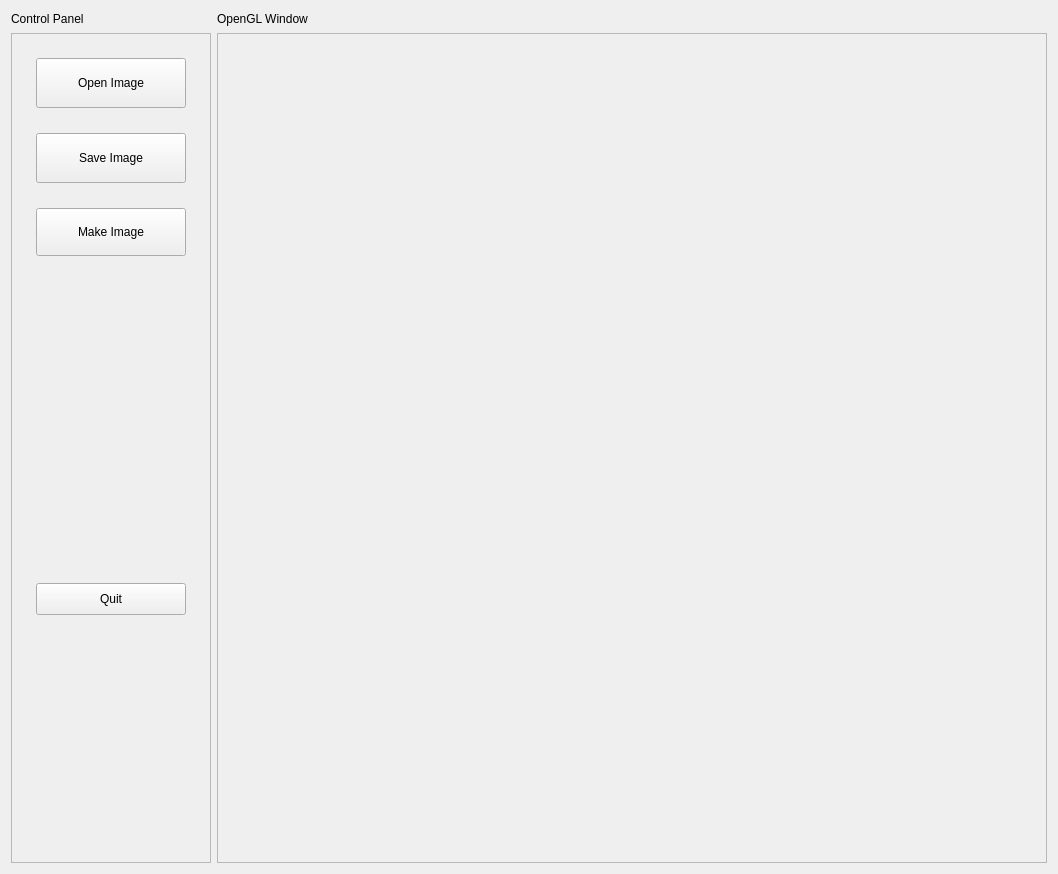
<?xml version="1.0" encoding="UTF-8"?>
<ui version="4.0">
 <class>frmMain</class>
 <widget class="QWidget" name="frmMain">
  <property name="geometry">
   <rect>
    <x>0</x>
    <y>0</y>
    <width>1058</width>
    <height>874</height>
   </rect>
  </property>
  <property name="windowTitle">
   <string>QT skeleton - BW 2014</string>
  </property>
  <layout class="QGridLayout" name="gridLayout">
   <item row="1" column="2" colspan="2">
    <widget class="QScrollArea" name="glWidgetArea">
     <property name="sizePolicy">
      <sizepolicy hsizetype="Ignored" vsizetype="Ignored">
       <horstretch>0</horstretch>
       <verstretch>0</verstretch>
      </sizepolicy>
     </property>
     <property name="minimumSize">
      <size>
       <width>580</width>
       <height>470</height>
      </size>
     </property>
     <property name="verticalScrollBarPolicy">
      <enum>Qt::ScrollBarAlwaysOff</enum>
     </property>
     <property name="horizontalScrollBarPolicy">
      <enum>Qt::ScrollBarAlwaysOff</enum>
     </property>
     <property name="widgetResizable">
      <bool>true</bool>
     </property>
     <widget class="QWidget" name="scrollAreaWidgetContents">
      <property name="geometry">
       <rect>
        <x>0</x>
        <y>0</y>
        <width>816</width>
        <height>816</height>
       </rect>
      </property>
     </widget>
    </widget>
   </item>
   <item row="0" column="1">
    <widget class="QLabel" name="label">
     <property name="minimumSize">
      <size>
       <width>100</width>
       <height>16</height>
      </size>
     </property>
     <property name="maximumSize">
      <size>
       <width>100</width>
       <height>16</height>
      </size>
     </property>
     <property name="text">
      <string>Control Panel</string>
     </property>
    </widget>
   </item>
   <item row="0" column="2">
    <widget class="QLabel" name="label_2">
     <property name="minimumSize">
      <size>
       <width>100</width>
       <height>16</height>
      </size>
     </property>
     <property name="maximumSize">
      <size>
       <width>100</width>
       <height>16</height>
      </size>
     </property>
     <property name="text">
      <string>OpenGL Window</string>
     </property>
    </widget>
   </item>
   <item row="1" column="1">
    <widget class="QFrame" name="controlFrame">
     <property name="minimumSize">
      <size>
       <width>200</width>
       <height>470</height>
      </size>
     </property>
     <property name="maximumSize">
      <size>
       <width>200</width>
       <height>16777215</height>
      </size>
     </property>
     <property name="frameShape">
      <enum>QFrame::StyledPanel</enum>
     </property>
     <property name="frameShadow">
      <enum>QFrame::Raised</enum>
     </property>
     <widget class="QPushButton" name="pushButton">
      <property name="geometry">
       <rect>
        <x>25</x>
        <y>25</y>
        <width>150</width>
        <height>50</height>
       </rect>
      </property>
      <property name="text">
       <string>Open Image</string>
      </property>
     </widget>
     <widget class="QPushButton" name="pushButton_4">
      <property name="geometry">
       <rect>
        <x>25</x>
        <y>550</y>
        <width>150</width>
        <height>32</height>
       </rect>
      </property>
      <property name="text">
       <string>Quit</string>
      </property>
     </widget>
     <widget class="QPushButton" name="pushButton_3">
      <property name="geometry">
       <rect>
        <x>25</x>
        <y>175</y>
        <width>150</width>
        <height>48</height>
       </rect>
      </property>
      <property name="text">
       <string>Make Image</string>
      </property>
     </widget>
     <widget class="QPushButton" name="pushButton_2">
      <property name="geometry">
       <rect>
        <x>25</x>
        <y>100</y>
        <width>150</width>
        <height>50</height>
       </rect>
      </property>
      <property name="text">
       <string>Save Image</string>
      </property>
     </widget>
    </widget>
   </item>
  </layout>
 </widget>
 <resources/>
 <connections>
  <connection>
   <sender>pushButton</sender>
   <signal>clicked()</signal>
   <receiver>frmMain</receiver>
   <slot>openImage()</slot>
   <hints>
    <hint type="sourcelabel">
     <x>80</x>
     <y>77</y>
    </hint>
    <hint type="destinationlabel">
     <x>222</x>
     <y>151</y>
    </hint>
   </hints>
  </connection>
  <connection>
   <sender>pushButton_2</sender>
   <signal>clicked()</signal>
   <receiver>frmMain</receiver>
   <slot>saveImage()</slot>
   <hints>
    <hint type="sourcelabel">
     <x>159</x>
     <y>132</y>
    </hint>
    <hint type="destinationlabel">
     <x>221</x>
     <y>78</y>
    </hint>
   </hints>
  </connection>
  <connection>
   <sender>pushButton_3</sender>
   <signal>clicked()</signal>
   <receiver>frmMain</receiver>
   <slot>makeImage()</slot>
   <hints>
    <hint type="sourcelabel">
     <x>62</x>
     <y>135</y>
    </hint>
    <hint type="destinationlabel">
     <x>214</x>
     <y>243</y>
    </hint>
   </hints>
  </connection>
  <connection>
   <sender>pushButton_4</sender>
   <signal>clicked()</signal>
   <receiver>frmMain</receiver>
   <slot>close()</slot>
   <hints>
    <hint type="sourcelabel">
     <x>126</x>
     <y>473</y>
    </hint>
    <hint type="destinationlabel">
     <x>223</x>
     <y>484</y>
    </hint>
   </hints>
  </connection>
 </connections>
 <slots>
  <slot>clear()</slot>
  <slot>showImage(bool)</slot>
  <slot>aboutBut()</slot>
  <slot>helpBut()</slot>
  <slot>saveImage()</slot>
  <slot>openImage()</slot>
  <slot>makeImage()</slot>
 </slots>
</ui>
